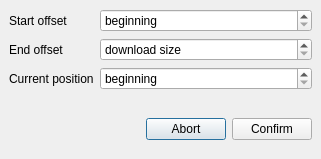
<?xml version="1.0" encoding="UTF-8"?>
<ui version="4.0">
 <class>QtGui::SetRangeDialog</class>
 <widget class="QDialog" name="QtGui::SetRangeDialog">
  <property name="geometry">
   <rect>
    <x>0</x>
    <y>0</y>
    <width>321</width>
    <height>159</height>
   </rect>
  </property>
  <property name="windowTitle">
   <string>Set range</string>
  </property>
  <property name="styleSheet">
   <string notr="true"/>
  </property>
  <layout class="QVBoxLayout" name="verticalLayout">
   <property name="spacing">
    <number>0</number>
   </property>
   <property name="leftMargin">
    <number>0</number>
   </property>
   <property name="topMargin">
    <number>0</number>
   </property>
   <property name="rightMargin">
    <number>0</number>
   </property>
   <property name="bottomMargin">
    <number>0</number>
   </property>
   <item>
    <widget class="QWidget" name="mainWidget" native="true">
     <layout class="QFormLayout" name="formLayout">
      <property name="fieldGrowthPolicy">
       <enum>QFormLayout::AllNonFixedFieldsGrow</enum>
      </property>
      <item row="0" column="0">
       <widget class="QLabel" name="fromLabel">
        <property name="text">
         <string>Start offset</string>
        </property>
       </widget>
      </item>
      <item row="0" column="1">
       <widget class="QSpinBox" name="fromSpinBox">
        <property name="specialValueText">
         <string>beginning</string>
        </property>
        <property name="minimum">
         <number>-1</number>
        </property>
        <property name="maximum">
         <number>2147483647</number>
        </property>
        <property name="value">
         <number>-1</number>
        </property>
       </widget>
      </item>
      <item row="4" column="0">
       <widget class="QLabel" name="currentPositionLabel">
        <property name="text">
         <string>Current position</string>
        </property>
       </widget>
      </item>
      <item row="4" column="1">
       <widget class="QSpinBox" name="currentPosSpinBox">
        <property name="specialValueText">
         <string>beginning</string>
        </property>
        <property name="minimum">
         <number>-1</number>
        </property>
        <property name="maximum">
         <number>2147483647</number>
        </property>
        <property name="value">
         <number>-1</number>
        </property>
       </widget>
      </item>
      <item row="1" column="0">
       <widget class="QLabel" name="toLabel">
        <property name="text">
         <string>End offset</string>
        </property>
       </widget>
      </item>
      <item row="1" column="1">
       <widget class="QSpinBox" name="toSpinBox">
        <property name="specialValueText">
         <string>download size</string>
        </property>
        <property name="minimum">
         <number>-1</number>
        </property>
        <property name="maximum">
         <number>2147483647</number>
        </property>
        <property name="value">
         <number>-1</number>
        </property>
       </widget>
      </item>
     </layout>
    </widget>
   </item>
   <item>
    <widget class="QWidget" name="bottomWidget" native="true">
     <layout class="QHBoxLayout" name="horizontalLayout">
      <item>
       <spacer name="horizontalSpacer">
        <property name="orientation">
         <enum>Qt::Horizontal</enum>
        </property>
        <property name="sizeHint" stdset="0">
         <size>
          <width>40</width>
          <height>20</height>
         </size>
        </property>
       </spacer>
      </item>
      <item>
       <widget class="QPushButton" name="abortPushButton">
        <property name="text">
         <string>Abort</string>
        </property>
        <property name="icon">
         <iconset theme="dialog-cancel"/>
        </property>
       </widget>
      </item>
      <item>
       <widget class="QPushButton" name="confirmPushButton">
        <property name="text">
         <string>Confirm</string>
        </property>
        <property name="icon">
         <iconset theme="dialog-ok"/>
        </property>
       </widget>
      </item>
     </layout>
    </widget>
   </item>
  </layout>
 </widget>
 <resources/>
 <connections/>
</ui>
